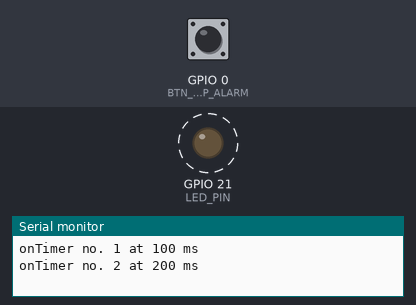
Simulated run of this sketch. Board: ESP32. Parts: output pins drawn as LEDs (lit = HIGH), the last lines printed to the serial monitor. Dashed ring = blinking. The inputs (shaded band) are chosen by the test bench; at power-on: GPIO 0 (BTN_STOP_ALARM) HIGH.

Above: at 0.3 s.
1.3 s: GPIO 0 (BTN_STOP_ALARM) pulled LOW for 0.15 s
At 1.3 s:
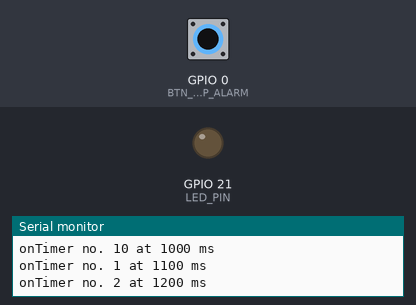
Timing chart, 0 to 4.3 s (numbered marks = the images above; inputs shaded):
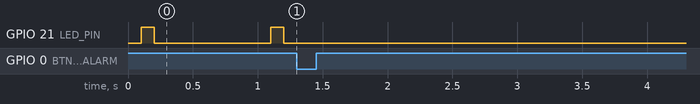

Measured:
- after the input at 1.3 s, GPIO 21 (LED_PIN): stops changing and stays LOW
- by itself, GPIO 21 (LED_PIN): alternates HIGH for 0.10 s and LOW for 0.90 s

The sketch:

interrupt_timer.ino
```cpp
#define BTN_STOP_ALARM 0
#define LED_PIN 21 // LED connected to pin 21

hw_timer_t *timer = NULL;
volatile SemaphoreHandle_t timerSemaphore;
portMUX_TYPE timerMux = portMUX_INITIALIZER_UNLOCKED;

volatile uint32_t isrCounter = 0;
volatile uint32_t lastIsrAt = 0;

void IRAM_ATTR onTimer() {
  portENTER_CRITICAL_ISR(&timerMux);
  isrCounter++;
  lastIsrAt = millis();
  portEXIT_CRITICAL_ISR(&timerMux);
  xSemaphoreGiveFromISR(timerSemaphore, NULL);
}

void setup() {
  Serial.begin(115200);
  pinMode(BTN_STOP_ALARM, INPUT);
  pinMode(LED_PIN, OUTPUT);

  timerSemaphore = xSemaphoreCreateBinary();

  // Set timer to trigger every 100 ms
  timer = timerBegin(1000); // 100 ms in microseconds
  timerAttachInterrupt(timer, &onTimer);

  // Set alarm to call onTimer function every 100 ms with autoreload
  timerAlarm(timer, 100, true, 0); // Autoreload
}

void loop() {
  if (xSemaphoreTake(timerSemaphore, 0) == pdTRUE) {
    uint32_t isrCount, isrTime;
    portENTER_CRITICAL(&timerMux);
    isrCount = isrCounter;
    isrTime = lastIsrAt;
    portEXIT_CRITICAL(&timerMux);

    // Control LED based on the interrupt count
    //  Seeed Xiao - low turning on the LED and high turning it off:
    if (isrCount < 2) { // First 3 interrupts for 300 ms ON
      digitalWrite(LED_PIN, HIGH);
    } else if (isrCount < 10) { // Next 7 interrupts for 700 ms OFF
      digitalWrite(LED_PIN, LOW);
    } else { // Reset counter after 10 interrupts (1 second)
      isrCounter = 0; // Reset the counter for the next second cycle
    }

    Serial.print("onTimer no. ");
    Serial.print(isrCount);
    Serial.print(" at ");
    Serial.print(isrTime);
    Serial.println(" ms");
  }

  // If button is pressed, stop the timer
  if (digitalRead(BTN_STOP_ALARM) == LOW) {
    if (timer) {
      timerEnd(timer);
      timer = NULL;
    }
  }
}
```
